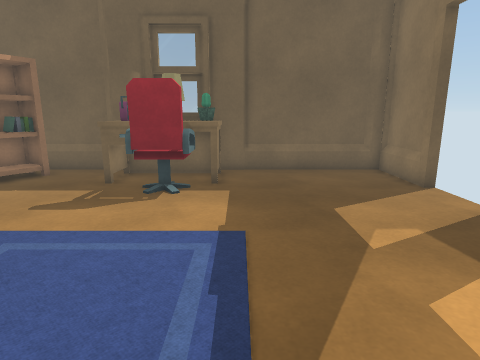
View 1 (above)

14 first-person views from a walk through a scene from a Unity 3-D project. The camera is 1.3 m above the floor, tilts 12° down and sees 75° across. The floor is counted in squares, 0.5 m on a side. Each view is taken from the middle of a square. On the plan, view 1 faces up. The plan holds only what a view shows up to about 20 squares ahead; the rest is blank. The player is left out. Door leaves are left out, so doorways stand open. Some surface patterns are stand-ins.

View 2
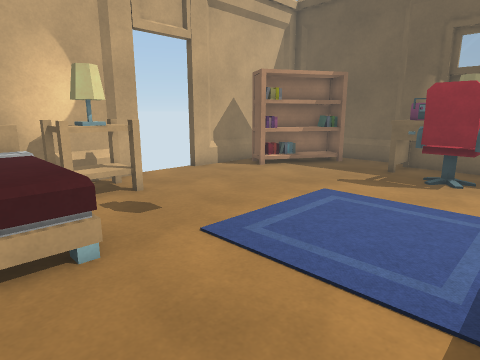

View 3
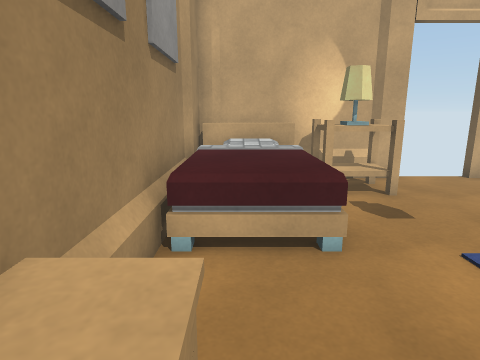

View 4
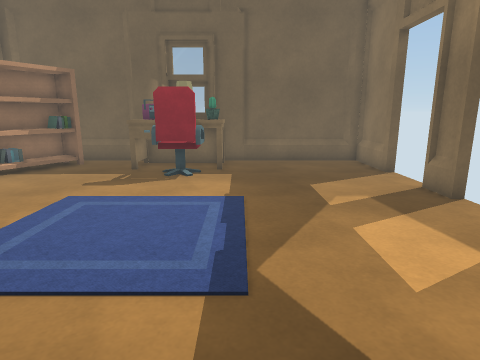

View 5
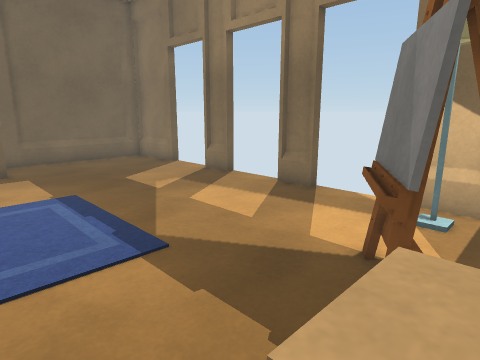

View 6
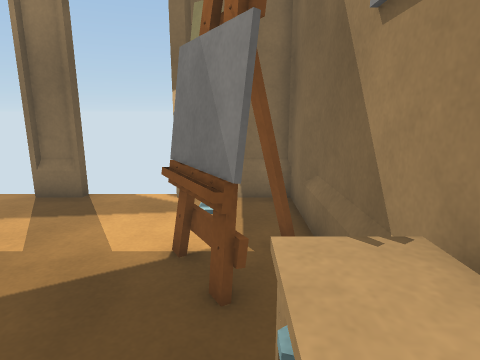

View 7
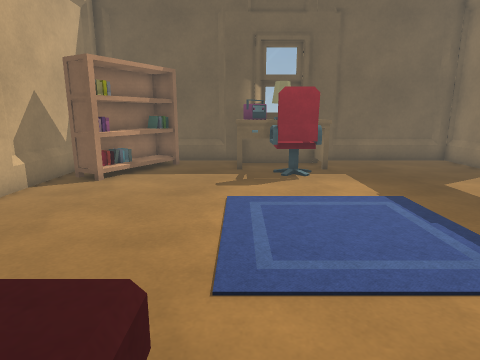

View 8
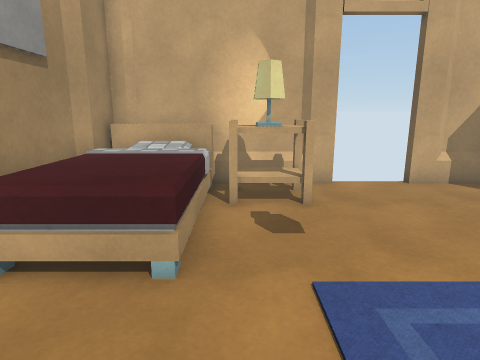

View 9
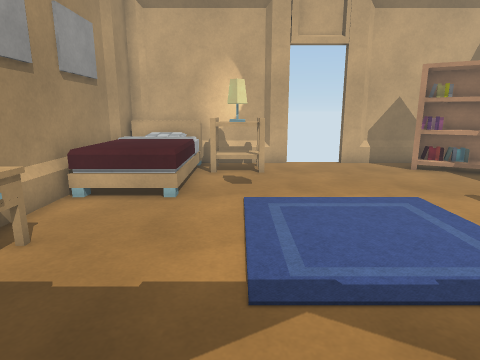

View 10
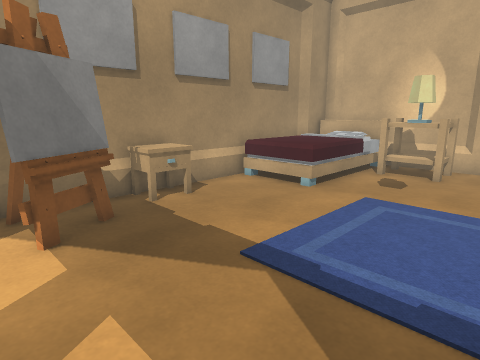

View 11
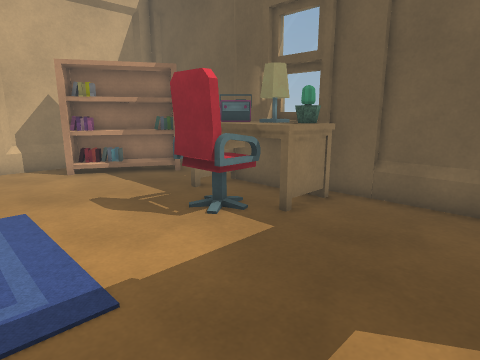

View 12
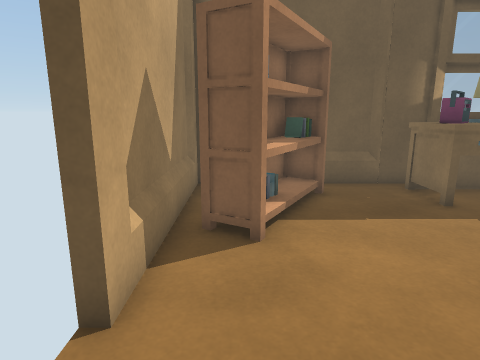

View 13
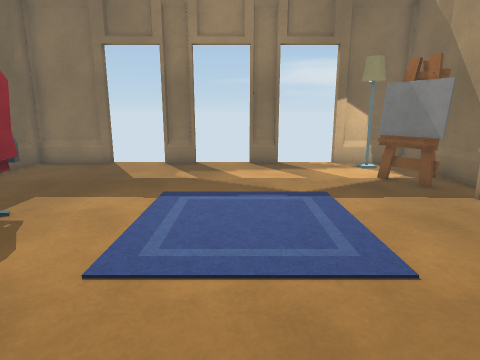

View 14
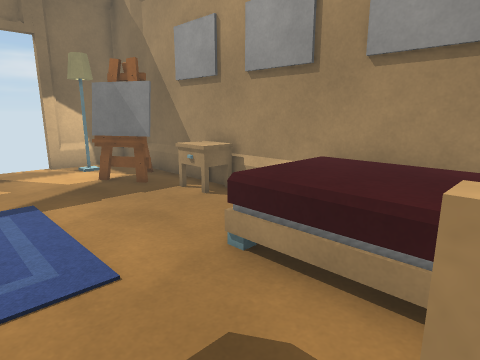

### Floor plan
Key: @ floor where view 1 was taken; # wall or solid block; . floor; D open door; E desk; P plant; R radio; B books; A bed; O other object.
Columns run from 13 left of view 1 to 7 right of it. Each row starts with its distance up from view 1.
 15 #   #################
 14 #. OO.. EEEEP ......#
 13 #. OOO..RREPP.......#
 12 #.OOO...EEEEE.......#
 11 #.OOO....OOO.......#D
 10 #OBO.....OOO.......DD
  9 #.O................DD
  8 #..................#D
  7 ##.................##
  6 DD.................DD
  5 DD.................DD
  4 DD.................DD
  3 ##.................##
  2 #OOO............... D
  1 #OOO................D
  0 #OOO.........@......D
 -1 #AAAAAAA............D
 -2 #AAAAAAA......OOO.#.#
 -3 #AAAAAAA...OO.OO....#
 -4 #A AAAAA...OO .#O...#
 -5 #####################

Where each view was taken, in squares from view 1:
view 1: 0 up, 0 right, facing up
view 2: 3 down, 0 right, facing up-left
view 3: 3 down, 0 right, facing left
view 4: 3 down, 0 right, facing up
view 5: 4 down, 3 left, facing up-right
view 6: 3 down, 3 left, facing right
view 7: 3 down, 5 left, facing up
view 8: 0 up, 1 left, facing left
view 9: 1 up, 4 right, facing left
view 10: 5 up, 4 right, facing down-left
view 11: 5 up, 4 right, facing up-left
view 12: 3 up, 11 left, facing up
view 13: 4 up, 10 left, facing right
view 14: 3 up, 10 left, facing down-right
